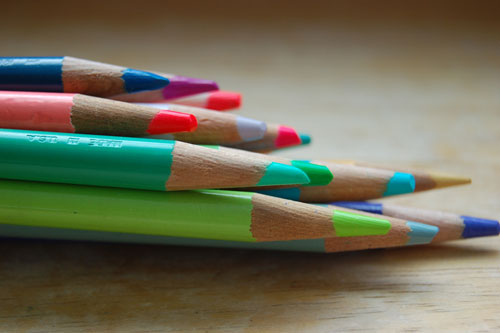
#> input picture imagen.jpg, 500 x 333 px
$ python descriptores_caracteristicas.py
#> lines starting #> are read from the running program, lines starting #| are printed output that depends on the picture
import cv2

'''
En resumen, los descriptores de características como SIFT y ORB son herramientas esenciales
en el campo de la visión por computadora para identificar y describir puntos de interés en imágenes,
lo que permite una amplia gama de aplicaciones prácticas.
'''
# Leer la imagen
imagen = cv2.imread('imagen.jpg', cv2.IMREAD_GRAYSCALE)
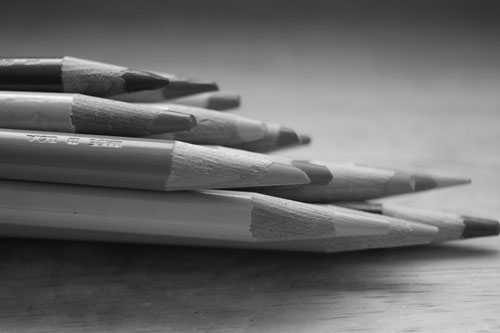
#> imagen: shape (333, 500); min 11, max 249, mean 105.8

# Inicializar los detectores de características
sift = cv2.SIFT_create()
orb = cv2.ORB_create()

# Detectar y describir características utilizando SIFT
keypoints_sift, descriptores_sift = sift.detectAndCompute(imagen, None)
#> keypoints_sift = 110 keypoints; strongest (x, y, size): (50, 80, 17.7), (287, 140, 13.9), (85, 139, 6.7), (379, 212, 3.9)

# Detectar y describir características utilizando ORB
keypoints_orb, descriptores_orb = orb.detectAndCompute(imagen, None)
#> keypoints_orb = 456 keypoints; strongest (x, y, size): (214, 88, 53.6), (214, 87, 64.3), (212, 87, 77.1), (305, 140, 111.1)

# Dibujar los keypoints en la imagen
imagen_sift = cv2.drawKeypoints(imagen, keypoints_sift, None, flags=cv2.DRAW_MATCHES_FLAGS_DRAW_RICH_KEYPOINTS)
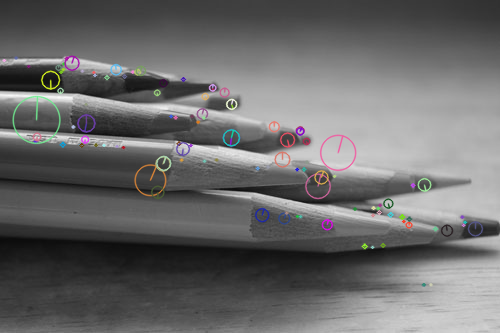
#> imagen_sift: shape (333, 500, 3); mean of channels 0, 1, 2 106.2, 106.1, 106.4; drawn as B, G, R
imagen_orb = cv2.drawKeypoints(imagen, keypoints_orb, None, flags=cv2.DRAW_MATCHES_FLAGS_DRAW_RICH_KEYPOINTS)
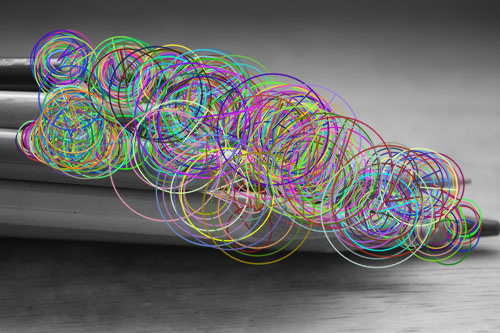
#> imagen_orb: shape (333, 500, 3); mean of channels 0, 1, 2 107.4, 107.7, 108.1; drawn as B, G, R

# Mostrar las imágenes con los keypoints
cv2.imshow('SIFT', imagen_sift)
cv2.imshow('ORB', imagen_orb)
cv2.waitKey(0)
cv2.destroyAllWindows()

$ run again, with apple.jpg copied over imagen.jpg
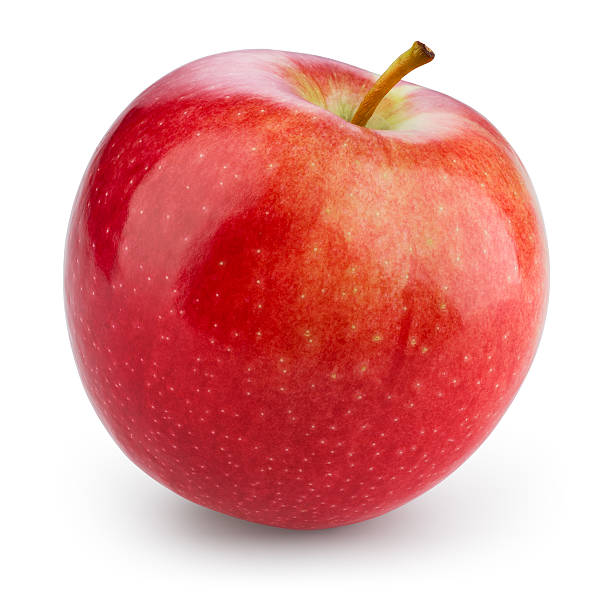
#> input picture apple.jpg, 612 x 612 px
#> `imagen = cv2.imread('imagen.jpg', cv2.IMREAD_GRAYSCALE)`:
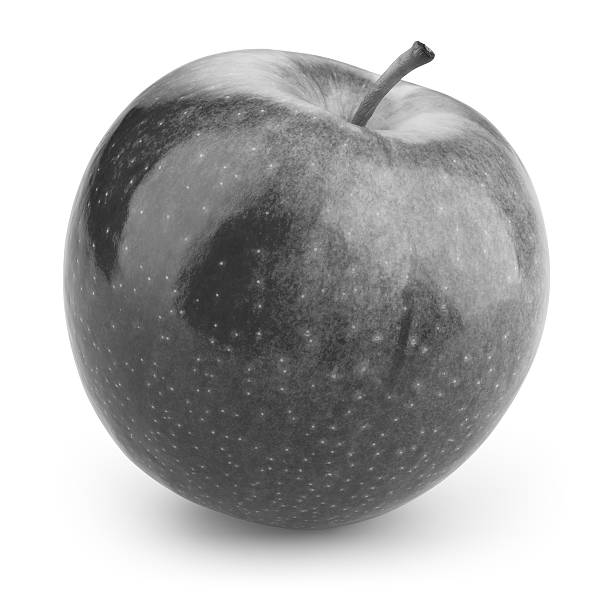
#> imagen: shape (612, 612); min 16, max 255, mean 182.3
#> keypoints_sift = 433 keypoints; strongest (x, y, size): (422, 54, 15.3), (418, 43, 2.8), (221, 263, 1.9), (258, 251, 1.9)
#> keypoints_orb = 500 keypoints; strongest (x, y, size): (433, 55, 44.6), (432, 54, 53.6), (434, 55, 31), (416, 41, 37.2)
#> `imagen_orb = cv2.drawKeypoints(imagen, keypoints_orb, None, flags=cv2...`:
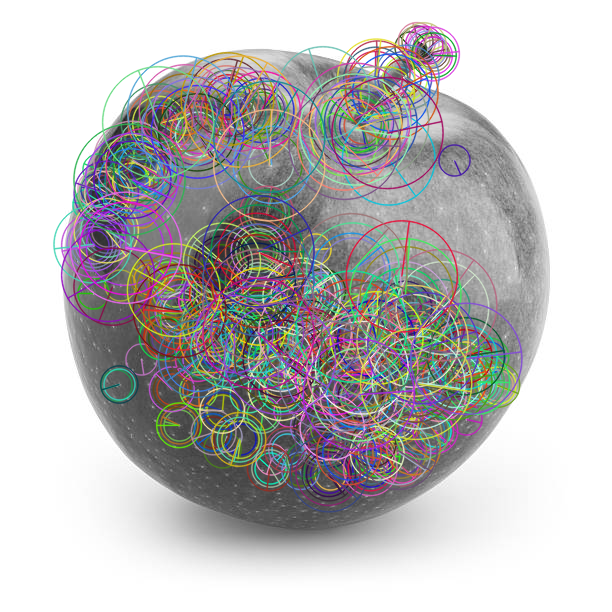
#> imagen_orb: shape (612, 612, 3); mean of channels 0, 1, 2 186.9, 186.3, 188.2; drawn as B, G, R

$ run again, with apples.jpg copied over imagen.jpg
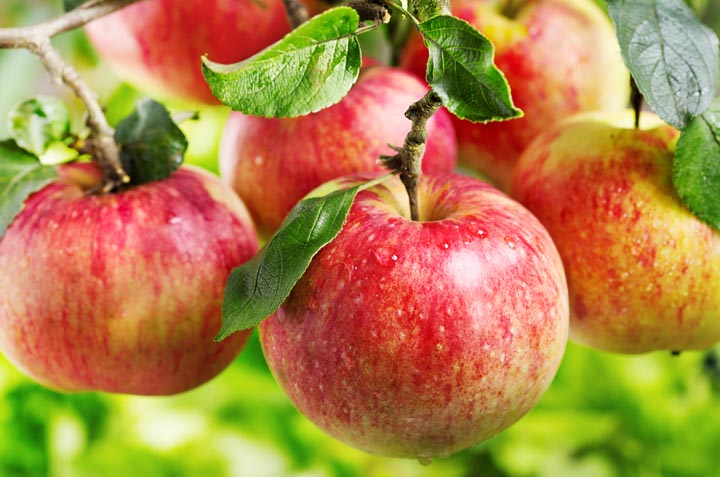
#> input picture apples.jpg, 720 x 477 px
#> `imagen = cv2.imread('imagen.jpg', cv2.IMREAD_GRAYSCALE)`:
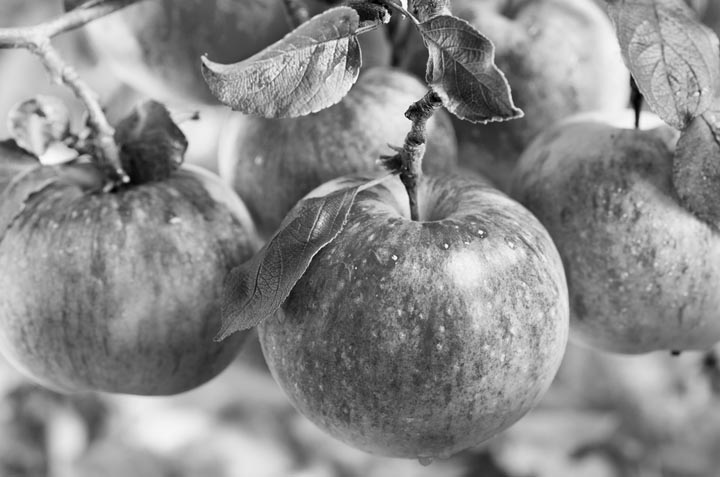
#> imagen: shape (477, 720); min 0, max 255, mean 138.6
#> keypoints_sift = 2006 keypoints; strongest (x, y, size): (636, 101, 12.1), (126, 179, 4.3), (387, 18, 5), (446, 246, 2.3)
#> keypoints_orb = 500 keypoints; strongest (x, y, size): (126, 179, 37.2), (405, 114, 31), (395, 258, 31), (394, 256, 31)
#> `imagen_orb = cv2.drawKeypoints(imagen, keypoints_orb, None, flags=cv2...`:
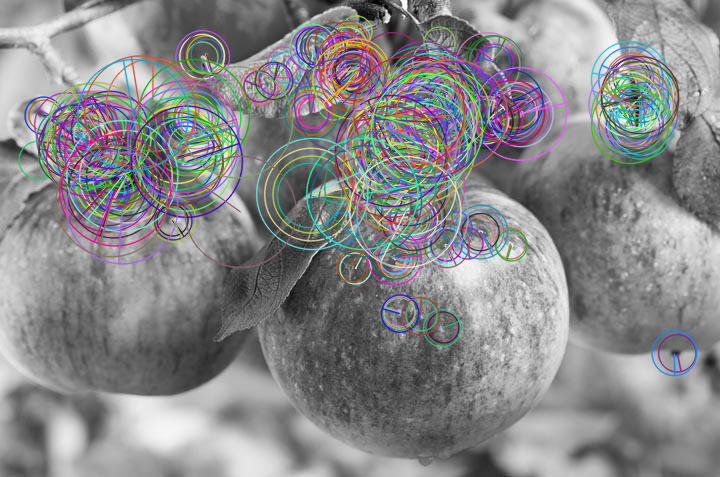
#> imagen_orb: shape (477, 720, 3); mean of channels 0, 1, 2 138, 136.4, 136.5; drawn as B, G, R
